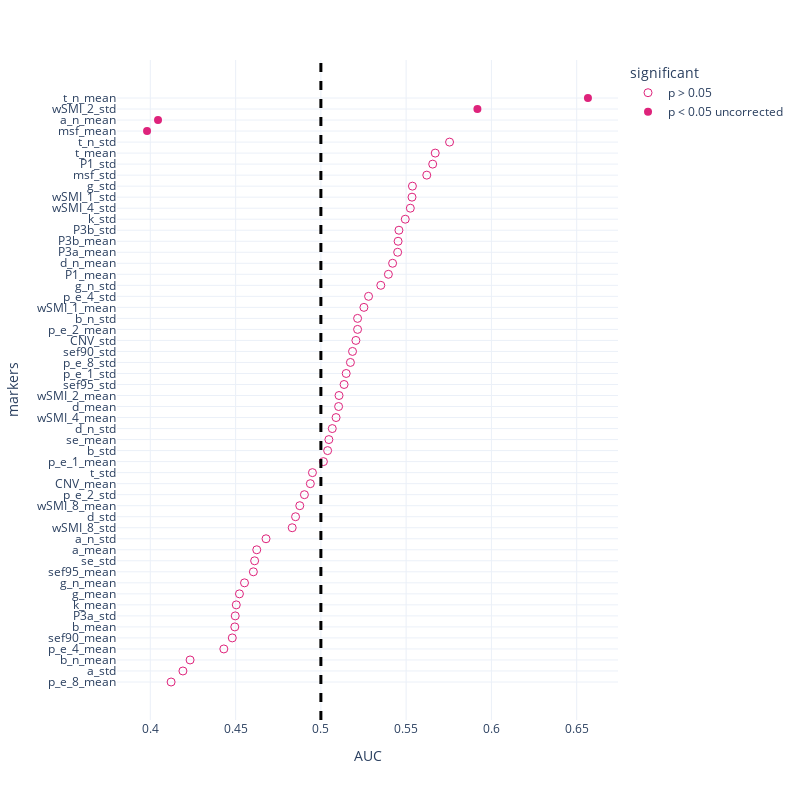

Notebook code for this chart:
### Code cell
segment_mind_roc = pd.read_csv('Data/univariate_roc_mind_segment.csv')
fig = px.scatter(segment_mind_roc.sort_values(by = 'AUC'),x = 'AUC', y = 'markers', template = "plotly_white", symbol = 'significant', 
                 symbol_sequence = ['circle-open','circle','hexagram' ],
#                  color = 'significant',
                 color_discrete_sequence = [pink, green,orange, pink], 
                 
                 category_orders = {'significant': ['p > 0.05','p < 0.05 uncorrected', 'p < 0.05 FDR corrected']})
fig.add_vline(x=0.5, line_width=3, line_dash="dash", line_color="black")
fig.update_traces(marker=dict(size = 8))

fig.update_layout(
    autosize=False,
    width=800,
    height=800,
    yaxis = {
            'showticklabels': True,
            'tickmode': 'linear',
        }
    
)
fig.show()
pio.write_json(fig, 'Figs/univariate_roc_mw_segment.plotly')
# fig.write_image('Figs/univariate_roc_mw_segment.png')

### Figure 1 — Plotly figure (JSON) as saved in the notebook; plotly's stock layout.template omitted (floating-point values rounded to 4 significant figures)
{"data": [{"hovertemplate": "significant=p > 0.05<br>AUC=%{x}<br>markers=%{y}<extra></extra>", "legendgroup": "p > 0.05", "marker": {"color": "#DE237B", "size": 8, "symbol": "circle-open"}, "mode": "markers", "name": "p > 0.05", "orientation": "h", "showlegend": true, "type": "scatter", "x": [0.4122, 0.4191, 0.4233, 0.4431, 0.448, 0.4495, 0.4498, 0.4504, 0.4523, 0.4552, 0.4604, 0.4612, 0.4624, 0.4678, 0.4832, 0.4852, 0.4876, 0.4904, 0.4938, 0.4951, 0.5015, 0.504, 0.5047, 0.5067, 0.5089, 0.5104, 0.5106, 0.5136, 0.5148, 0.5173, 0.5186, 0.5205, 0.5215, 0.5215, 0.5252, 0.528, 0.5351, 0.5396, 0.5421, 0.545, 0.5453, 0.5458, 0.5495, 0.5524, 0.5534, 0.5537, 0.5621, 0.5656, 0.567, 0.5755], "xaxis": "x", "y": ["p_e_8_mean", "a_std", "b_n_mean", "p_e_4_mean", "sef90_mean", "b_mean", "P3a_std", "k_mean", "g_mean", "g_n_mean", "sef95_mean", "se_std", "a_mean", "a_n_std", "wSMI_8_std", "d_std", "wSMI_8_mean", "p_e_2_std", "CNV_mean", "t_std", "p_e_1_mean", "b_std", "se_mean", "d_n_std", "wSMI_4_mean", "d_mean", "wSMI_2_mean", "sef95_std", "p_e_1_std", "p_e_8_std", "sef90_std", "CNV_std", "p_e_2_mean", "b_n_std", "wSMI_1_mean", "p_e_4_std", "g_n_std", "P1_mean", "d_n_mean", "P3a_mean", "P3b_mean", "P3b_std", "k_std", "wSMI_4_std", "wSMI_1_std", "g_std", "msf_std", "P1_std", "t_mean", "t_n_std"], "yaxis": "y"}, {"hovertemplate": "significant=p < 0.05 uncorrected<br>AUC=%{x}<br>markers=%{y}<extra></extra>", "legendgroup": "p < 0.05 uncorrected", "marker": {"color": "#DE237B", "size": 8, "symbol": "circle"}, "mode": "markers", "name": "p < 0.05 uncorrected", "orientation": "h", "showlegend": true, "type": "scatter", "x": [0.3981, 0.4045, 0.5918, 0.6566], "xaxis": "x", "y": ["msf_mean", "a_n_mean", "wSMI_2_std", "t_n_mean"], "yaxis": "y"}], "layout": {"autosize": false, "height": 800, "legend": {"title": {"text": "significant"}, "tracegroupgap": 0}, "margin": {"t": 60}, "shapes": [{"line": {"color": "black", "dash": "dash", "width": 3}, "type": "line", "x0": 0.5, "x1": 0.5, "xref": "x", "y0": 0, "y1": 1, "yref": "y domain"}], "width": 800, "xaxis": {"anchor": "y", "autorange": true, "domain": [0, 1], "range": [0.3803, 0.6744], "title": {"text": "AUC"}, "type": "linear"}, "yaxis": {"anchor": "x", "autorange": true, "domain": [0, 1], "range": [-3.449, 56.45], "showticklabels": true, "tickmode": "linear", "title": {"text": "markers"}, "type": "category"}}}
